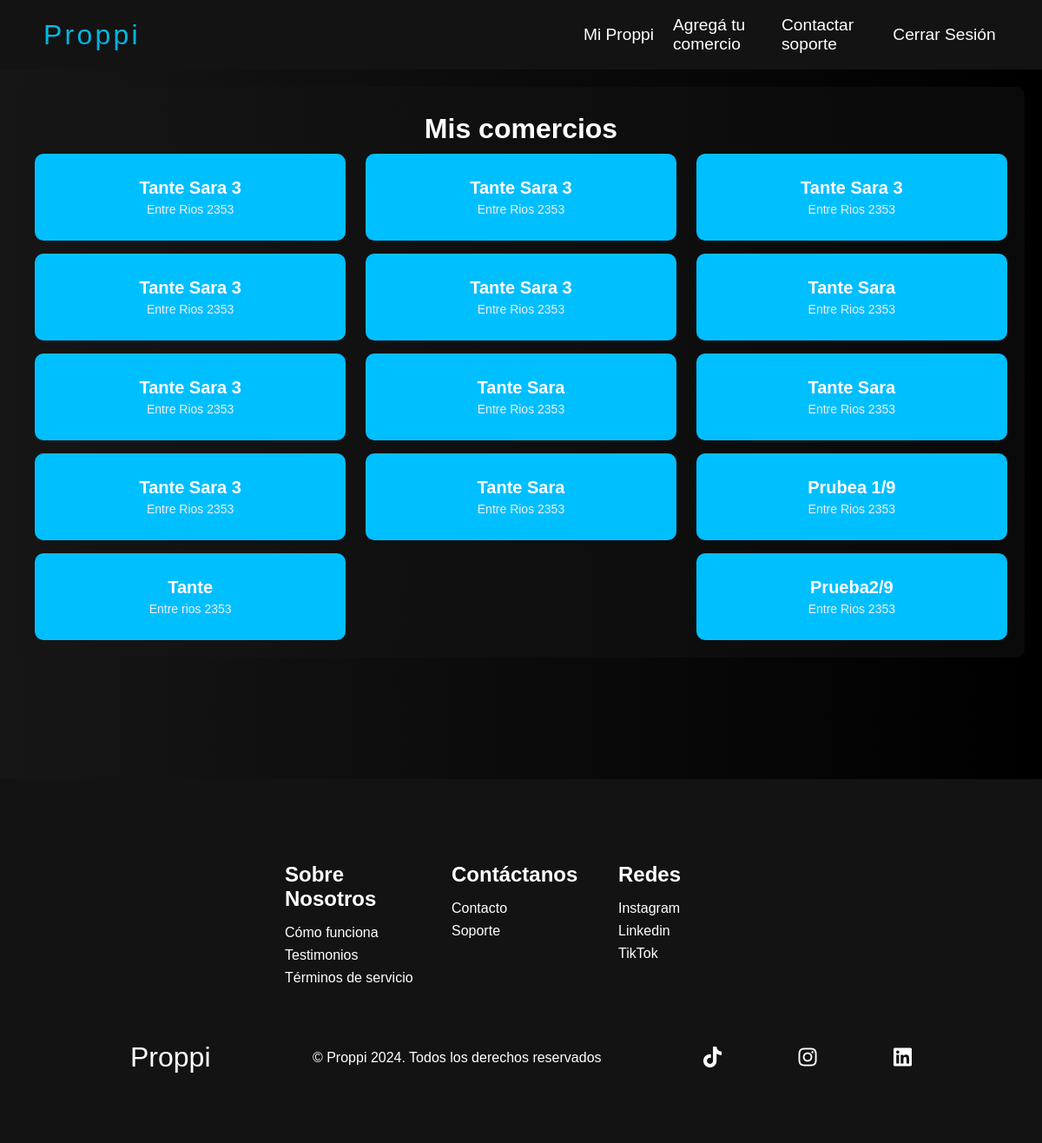
The page /Miproppi/mis_comercios (signed in) on the database its author committed.
### Adherircom/models.py (models this page shows, shortened)
class Comercio(models.Model):
    nombre_comercio = models.CharField(max_length=100)
    tipo_comercio = models.CharField(max_length=20, choices=[('restaurante', 'Restaurante'), ('bar', 'Bar'), ('cafe', 'Café'), ('otros', 'Otros')], default='restaurante')
    direccion = models.CharField(max_length=200)
    imagen = models.ImageField(upload_to='comercio_images/', blank=True)
    ciudad = models.CharField(max_length=100)
    provincia = models.CharField(max_length=100)
    ingresos_diarios = models.DecimalField(max_digits=10, decimal_places=2, blank=True, default=0)
    ingresos_total = models.DecimalField(max_digits=10, decimal_places=2,blank=True, default=0)
    codigo_qr = models.ImageField(upload_to='codigo_qr', blank=True)
    codigo_qr_entrada = models.ImageField(upload_to='codigo_qr_entrada', blank=True)
    ccreada = models.DateTimeField(auto_now_add=True, blank=True)
    user = models.ForeignKey(User, on_delete=models.CASCADE, related_name='comercios')

### MiProppi/views.py (the view)
# urls.py: path('Miproppi/mis_comercios', views.cuenta, name= 'mis_comercios'),
@login_required
@permission_required("Adherircom.view_comercio")
def cuenta(request):  #Muestra comercios segun sea usuario-comercio o usuario-empleao
    if request.user.groups.filter(name='usuario-comercio').exists():
        comercios = Comercio.objects.filter(user=request.user)
    elif request.user.groups.filter(name='usuario-empleado').exists():
        empleado = Empleado.objects.filter(user=request.user).first()
        if empleado:
            comercios = Comercio.objects.filter(empleados__in=[empleado])
        else:
            comercios = Comercio.objects.none()
    else:
        comercios = Comercio.objects.none()
    return render(request, 'mis_comercios.html', {
        'comercios': comercios
    })

### MiProppi/templates/mis_comercios.html (shortened to what this page needs)
{% extends 'base.html' %}
{% load static %}
{% block content %}
<!DOCTYPE html>
<html lang="en">
<head>
    <link rel="stylesheet" href="{% static 'css/mis_comercios.css' %}">
</head>
<body>
    <div class="mis-comercios-container">
        <div class="comercio-list">
            <h1>Mis comercios</h1>
            <div class="comercios-flexbox">
                {% for comercio in comercios %}
                    <a href="{% url 'detalle_comercio' comercio.id %}" class="comercio-item">
                        <div class="comercio-content">
                            <h3>{{ comercio.nombre_comercio }}</h3>
                            <p>{{ comercio.direccion }}</p>
                        </div>
                    </a>
                {% endfor %}
            </div>
        </div>
    </div>
</body>
{% endblock %}

### Inicio/static/styles/base.css (style rules this page uses)
* { box-sizing: border-box; margin: 0; padding: 0; font-family: 'Kumbh Sans', sans-serif; scroll-behavior: smooth; }
body { padding-top: env(safe-area-inset-top); padding-bottom: env(safe-area-inset-bottom); padding-left: env(safe-area-inset-left); padding-right: env(safe-area-inset-right); padding-top: env(safe-area-inset-top); padding-bottom: env(safe-area-inset-bottom); padding-left: env(safe-area-inset-left); padding-right: env(safe-area-inset-right); background-color: #131313; }

### MiProppi/static/css/mis_comercios.css (style rules this page uses)
.mis-comercios-container { font-family: 'Poppins', sans-serif; background: #000000; background: linear-gradient(to right, #161616, #000000); color: #fff; display: flex; align-items: center; justify-content: center; min-height: 100vh; padding: 20px; }
.comercio-list { width: 100%; max-width: 1200px; padding: 20px; background-color: #16161670; margin-bottom: 120px; border-radius: 10px; }
.comercios-flexbox { display: flex; flex-wrap: wrap; gap: 15px; justify-content: space-between; }
.comercio-item { display: flex; align-items: center; justify-content: center; flex-direction: column; height: 100px; width: calc(33.333% - 15px); font-size: 18px; background-color: #00BFFF; color: #000; border-radius: 10px; padding: 10px; text-decoration: none; transition: background-color 0.3s ease, transform 0.3s ease, box-shadow 0.3s ease; }
.comercio-list h1 { text-align: center; margin-top: 10px; margin-bottom: 10px; }
.comercio-item h3 { margin: 0; font-size: 20px; color: #fff; text-align: center; }
.comercio-item p { margin: 5px 0 0 0; font-size: 14px; color: #eee; text-align: center; }

### rows shown on the page
Comercio: nombre_comercio "Tante Sara 3", direccion "Entre Rios 2353"
Comercio: nombre_comercio "Tante Sara 3", direccion "Entre Rios 2353"
Comercio: nombre_comercio "Tante Sara 3", direccion "Entre Rios 2353"
Comercio: nombre_comercio "Tante Sara 3", direccion "Entre Rios 2353"
Comercio: nombre_comercio "Tante Sara 3", direccion "Entre Rios 2353"
Comercio: nombre_comercio "Tante Sara", direccion "Entre Rios 2353"
Comercio: nombre_comercio "Tante Sara 3", direccion "Entre Rios 2353"
Comercio: nombre_comercio "Tante Sara", direccion "Entre Rios 2353"
Comercio: nombre_comercio "Tante Sara", direccion "Entre Rios 2353"
Comercio: nombre_comercio "Tante Sara 3", direccion "Entre Rios 2353"
Comercio: nombre_comercio "Tante Sara", direccion "Entre Rios 2353"
Comercio: nombre_comercio "Prubea 1/9", direccion "Entre Rios 2353"
Comercio: nombre_comercio "Tante", direccion "Entre rios 2353"
Comercio: nombre_comercio "Prueba2/9", direccion "Entre Rios 2353"
